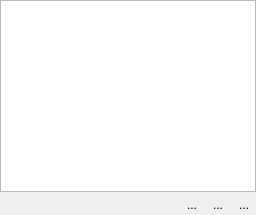
             <widget class="QWidget" name="logTab">
              <attribute name="title">
               <string>Journal</string>
              </attribute>
              <layout class="QVBoxLayout" name="verticalLayout_3">
               <property name="spacing">
                <number>2</number>
               </property>
               <property name="leftMargin">
                <number>0</number>
               </property>
               <property name="topMargin">
                <number>0</number>
               </property>
               <property name="rightMargin">
                <number>0</number>
               </property>
               <property name="bottomMargin">
                <number>0</number>
               </property>
               <item>
                <widget class="QTextEdit" name="txtLog">
                 <property name="readOnly">
                  <bool>true</bool>
                 </property>
                </widget>
               </item>
               <item>
                <layout class="QHBoxLayout" name="horizontalLayout_2">
                 <property name="bottomMargin">
                  <number>0</number>
                 </property>
                 <item>
                  <spacer name="horizontalSpacer_2">
                   <property name="orientation">
                    <enum>Qt::Horizontal</enum>
                   </property>
                   <property name="sizeHint" stdset="0">
                    <size>
                     <width>40</width>
                     <height>20</height>
                    </size>
                   </property>
                  </spacer>
                 </item>
                 <item>
                  <widget class="QToolButton" name="debugButton">
                   <property name="toolTip">
                    <string>Activer le mode debug</string>
                   </property>
                   <property name="text">
                    <string>...</string>
                   </property>
                   <property name="icon">
                    <iconset>
                     <normaloff>:/plugins/eco_cont/icons/debug_icon/mActionAnnotation.svg</normaloff>:/plugins/eco_cont/icons/debug_icon/mActionAnnotation.svg</iconset>
                   </property>
                   <property name="checkable">
                    <bool>true</bool>
                   </property>
                   <property name="autoRaise">
                    <bool>true</bool>
                   </property>
                  </widget>
                 </item>
                 <item>
                  <widget class="QToolButton" name="logSaveAs">
                   <property name="toolTip">
                    <string>Enregistrer le journal sous</string>
                   </property>
                   <property name="text">
                    <string>...</string>
                   </property>
                   <property name="icon">
                    <iconset>
                     <normaloff>:/plugins/eco_cont/icons/mActionFileSave.svg</normaloff>:/plugins/eco_cont/icons/mActionFileSave.svg</iconset>
                   </property>
                   <property name="autoRaise">
                    <bool>true</bool>
                   </property>
                  </widget>
                 </item>
                 <item>
                  <widget class="QToolButton" name="logClear">
                   <property name="toolTip">
                    <string>Effacer le journal</string>
                   </property>
                   <property name="text">
                    <string>...</string>
                   </property>
                   <property name="icon">
                    <iconset>
                     <normaloff>:/plugins/eco_cont/icons/iconClearConsole.svg</normaloff>:/plugins/eco_cont/icons/iconClearConsole.svg</iconset>
                   </property>
                   <property name="autoRaise">
                    <bool>true</bool>
                   </property>
                  </widget>
                 </item>
                </layout>
               </item>
              </layout>
             </widget>
